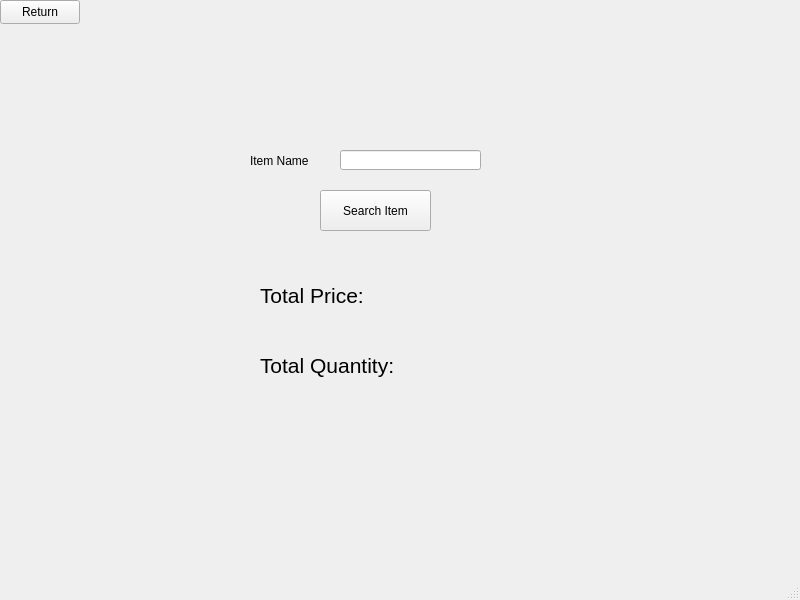
<?xml version="1.0" encoding="UTF-8"?>
<ui version="4.0">
 <class>SearchItem</class>
 <widget class="QMainWindow" name="SearchItem">
  <property name="geometry">
   <rect>
    <x>0</x>
    <y>0</y>
    <width>800</width>
    <height>600</height>
   </rect>
  </property>
  <property name="windowTitle">
   <string>MainWindow</string>
  </property>
  <widget class="QWidget" name="centralwidget">
   <widget class="QWidget" name="widget" native="true">
    <property name="geometry">
     <rect>
      <x>230</x>
      <y>80</y>
      <width>301</width>
      <height>381</height>
     </rect>
    </property>
    <property name="acceptDrops">
     <bool>false</bool>
    </property>
    <property name="autoFillBackground">
     <bool>true</bool>
    </property>
    <widget class="QLineEdit" name="itemNameLine">
     <property name="geometry">
      <rect>
       <x>110</x>
       <y>70</y>
       <width>141</width>
       <height>20</height>
      </rect>
     </property>
    </widget>
    <widget class="QLabel" name="label_2">
     <property name="geometry">
      <rect>
       <x>20</x>
       <y>70</y>
       <width>81</width>
       <height>21</height>
      </rect>
     </property>
     <property name="text">
      <string>Item Name</string>
     </property>
    </widget>
    <widget class="QPushButton" name="searchItemButton">
     <property name="geometry">
      <rect>
       <x>90</x>
       <y>110</y>
       <width>111</width>
       <height>41</height>
      </rect>
     </property>
     <property name="text">
      <string>Search Item</string>
     </property>
    </widget>
    <widget class="QLabel" name="label_3">
     <property name="geometry">
      <rect>
       <x>30</x>
       <y>190</y>
       <width>121</width>
       <height>51</height>
      </rect>
     </property>
     <property name="font">
      <font>
       <pointsize>16</pointsize>
      </font>
     </property>
     <property name="text">
      <string>Total Price: </string>
     </property>
    </widget>
    <widget class="QLabel" name="label_4">
     <property name="geometry">
      <rect>
       <x>30</x>
       <y>260</y>
       <width>141</width>
       <height>51</height>
      </rect>
     </property>
     <property name="font">
      <font>
       <pointsize>16</pointsize>
      </font>
     </property>
     <property name="text">
      <string>Total Quantity:</string>
     </property>
    </widget>
    <widget class="QLabel" name="priceLabel">
     <property name="geometry">
      <rect>
       <x>140</x>
       <y>190</y>
       <width>121</width>
       <height>51</height>
      </rect>
     </property>
     <property name="font">
      <font>
       <pointsize>16</pointsize>
      </font>
     </property>
     <property name="text">
      <string/>
     </property>
    </widget>
    <widget class="QLabel" name="quantLabel">
     <property name="geometry">
      <rect>
       <x>170</x>
       <y>260</y>
       <width>121</width>
       <height>51</height>
      </rect>
     </property>
     <property name="font">
      <font>
       <pointsize>16</pointsize>
      </font>
     </property>
     <property name="text">
      <string/>
     </property>
    </widget>
   </widget>
   <widget class="QPushButton" name="returnButton">
    <property name="geometry">
     <rect>
      <x>0</x>
      <y>0</y>
      <width>80</width>
      <height>24</height>
     </rect>
    </property>
    <property name="text">
     <string>Return</string>
    </property>
   </widget>
  </widget>
  <widget class="QMenuBar" name="menubar">
   <property name="geometry">
    <rect>
     <x>0</x>
     <y>0</y>
     <width>800</width>
     <height>21</height>
    </rect>
   </property>
  </widget>
  <widget class="QStatusBar" name="statusbar"/>
 </widget>
 <resources/>
 <connections/>
</ui>
